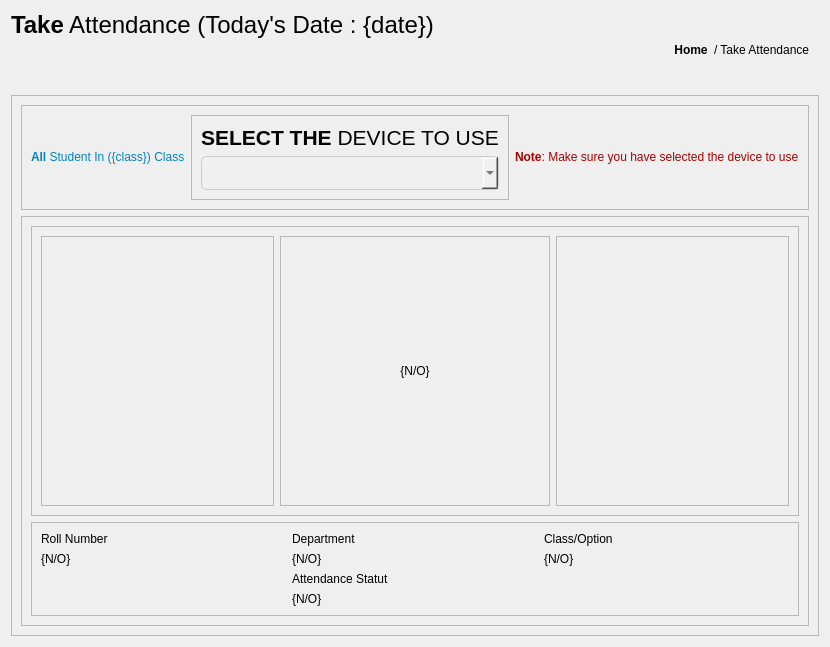
                <widget class="QWidget" name="Take_attendance_page">
                 <property name="sizePolicy">
                  <sizepolicy hsizetype="Expanding" vsizetype="Expanding">
                   <horstretch>0</horstretch>
                   <verstretch>0</verstretch>
                  </sizepolicy>
                 </property>
                 <layout class="QVBoxLayout" name="verticalLayout_66">
                  <item>
                   <widget class="QFrame" name="frame_143">
                    <property name="frameShape">
                     <enum>QFrame::Shape::NoFrame</enum>
                    </property>
                    <property name="frameShadow">
                     <enum>QFrame::Shadow::Raised</enum>
                    </property>
                    <layout class="QHBoxLayout" name="horizontalLayout_68">
                     <property name="spacing">
                      <number>0</number>
                     </property>
                     <property name="leftMargin">
                      <number>0</number>
                     </property>
                     <property name="topMargin">
                      <number>0</number>
                     </property>
                     <property name="rightMargin">
                      <number>0</number>
                     </property>
                     <property name="bottomMargin">
                      <number>0</number>
                     </property>
                     <item>
                      <widget class="QFrame" name="frame_144">
                       <property name="frameShape">
                        <enum>QFrame::Shape::NoFrame</enum>
                       </property>
                       <property name="frameShadow">
                        <enum>QFrame::Shadow::Raised</enum>
                       </property>
                       <layout class="QVBoxLayout" name="verticalLayout_65">
                        <property name="spacing">
                         <number>0</number>
                        </property>
                        <property name="leftMargin">
                         <number>0</number>
                        </property>
                        <property name="topMargin">
                         <number>0</number>
                        </property>
                        <property name="rightMargin">
                         <number>0</number>
                        </property>
                        <property name="bottomMargin">
                         <number>0</number>
                        </property>
                        <item alignment="Qt::AlignmentFlag::AlignLeft|Qt::AlignmentFlag::AlignTop">
                         <widget class="QLabel" name="teacher_m_title_lbl_2">
                          <property name="text">
                           <string>&lt;html&gt;&lt;head/&gt;&lt;body&gt;&lt;p&gt;&lt;span style=&quot; font-size:18pt; font-weight:600;&quot;&gt;Take&lt;/span&gt;&lt;span style=&quot; font-size:18pt;&quot;&gt; Attendance (Today's Date : {date})&lt;/span&gt;&lt;/p&gt;&lt;/body&gt;&lt;/html&gt;</string>
                          </property>
                         </widget>
                        </item>
                        <item>
                         <spacer name="verticalSpacer_14">
                          <property name="orientation">
                           <enum>Qt::Orientation::Vertical</enum>
                          </property>
                          <property name="sizeType">
                           <enum>QSizePolicy::Policy::Preferred</enum>
                          </property>
                          <property name="sizeHint" stdset="0">
                           <size>
                            <width>20</width>
                            <height>50</height>
                           </size>
                          </property>
                         </spacer>
                        </item>
                       </layout>
                      </widget>
                     </item>
                     <item>
                      <widget class="QFrame" name="frame_145">
                       <property name="sizePolicy">
                        <sizepolicy hsizetype="Expanding" vsizetype="Preferred">
                         <horstretch>0</horstretch>
                         <verstretch>0</verstretch>
                        </sizepolicy>
                       </property>
                       <property name="frameShape">
                        <enum>QFrame::Shape::NoFrame</enum>
                       </property>
                       <property name="frameShadow">
                        <enum>QFrame::Shadow::Raised</enum>
                       </property>
                      </widget>
                     </item>
                     <item>
                      <widget class="QFrame" name="frame_146">
                       <property name="frameShape">
                        <enum>QFrame::Shape::NoFrame</enum>
                       </property>
                       <property name="frameShadow">
                        <enum>QFrame::Shadow::Raised</enum>
                       </property>
                       <layout class="QHBoxLayout" name="horizontalLayout_69">
                        <item>
                         <widget class="QPushButton" name="takeAttendGoHome_button">
                          <property name="font">
                           <font>
                            <bold>true</bold>
                           </font>
                          </property>
                          <property name="styleSheet">
                           <string notr="true">border:none;
background-color:none;</string>
                          </property>
                          <property name="text">
                           <string>Home</string>
                          </property>
                         </widget>
                        </item>
                        <item>
                         <widget class="QLabel" name="label_141">
                          <property name="text">
                           <string>&lt;html&gt;&lt;head/&gt;&lt;body&gt;&lt;p&gt;/ Take Attendance&lt;/p&gt;&lt;/body&gt;&lt;/html&gt;</string>
                          </property>
                         </widget>
                        </item>
                       </layout>
                      </widget>
                     </item>
                    </layout>
                   </widget>
                  </item>
                  <item>
                   <widget class="QFrame" name="frame_126">
                    <property name="sizePolicy">
                     <sizepolicy hsizetype="Expanding" vsizetype="Expanding">
                      <horstretch>0</horstretch>
                      <verstretch>0</verstretch>
                     </sizepolicy>
                    </property>
                    <property name="frameShape">
                     <enum>QFrame::Shape::StyledPanel</enum>
                    </property>
                    <property name="frameShadow">
                     <enum>QFrame::Shadow::Raised</enum>
                    </property>
                    <layout class="QVBoxLayout" name="verticalLayout_67">
                     <item>
                      <widget class="QFrame" name="frame_127">
                       <property name="frameShape">
                        <enum>QFrame::Shape::StyledPanel</enum>
                       </property>
                       <property name="frameShadow">
                        <enum>QFrame::Shadow::Raised</enum>
                       </property>
                       <layout class="QHBoxLayout" name="horizontalLayout_61">
                        <item>
                         <widget class="QLabel" name="label_118">
                          <property name="text">
                           <string>&lt;html&gt;&lt;head/&gt;&lt;body&gt;&lt;p&gt;&lt;span style=&quot; font-weight:600; color:#0083c5;&quot;&gt;All&lt;/span&gt;&lt;span style=&quot; color:#0083c5;&quot;&gt; Student In ({class}) Class&lt;/span&gt;&lt;/p&gt;&lt;/body&gt;&lt;/html&gt;</string>
                          </property>
                         </widget>
                        </item>
                        <item>
                         <widget class="QFrame" name="frame_148">
                          <property name="sizePolicy">
                           <sizepolicy hsizetype="Expanding" vsizetype="Preferred">
                            <horstretch>0</horstretch>
                            <verstretch>0</verstretch>
                           </sizepolicy>
                          </property>
                          <property name="frameShape">
                           <enum>QFrame::Shape::StyledPanel</enum>
                          </property>
                          <property name="frameShadow">
                           <enum>QFrame::Shadow::Raised</enum>
                          </property>
                          <layout class="QVBoxLayout" name="verticalLayout_68">
                           <item>
                            <widget class="QLabel" name="label_120">
                             <property name="text">
                              <string>&lt;html&gt;&lt;head/&gt;&lt;body&gt;&lt;p align=&quot;center&quot;&gt;&lt;span style=&quot; font-size:16pt; font-weight:600;&quot;&gt;SELECT THE &lt;/span&gt;&lt;span style=&quot; font-size:16pt;&quot;&gt;DEVICE TO USE&lt;/span&gt;&lt;/p&gt;&lt;/body&gt;&lt;/html&gt;</string>
                             </property>
                            </widget>
                           </item>
                           <item>
                            <widget class="QComboBox" name="available_devices_combo">
                             <property name="styleSheet">
                              <string notr="true">background-color: #f0f0f0;
	border: 1px solid #ccc;
	border-radius: 5px;
	padding: 8px;
	color: #333;</string>
                             </property>
                            </widget>
                           </item>
                          </layout>
                         </widget>
                        </item>
                        <item>
                         <widget class="QLabel" name="label_119">
                          <property name="text">
                           <string>&lt;html&gt;&lt;head/&gt;&lt;body&gt;&lt;p&gt;&lt;span style=&quot; font-weight:600; color:#aa0000;&quot;&gt;Note&lt;/span&gt;&lt;span style=&quot; color:#aa0000;&quot;&gt;: Make sure you have selected the device to use&lt;/span&gt;&lt;/p&gt;&lt;/body&gt;&lt;/html&gt;</string>
                          </property>
                         </widget>
                        </item>
                       </layout>
                      </widget>
                     </item>
                     <item>
                      <widget class="QFrame" name="frame_147">
                       <property name="sizePolicy">
                        <sizepolicy hsizetype="Expanding" vsizetype="Expanding">
                         <horstretch>0</horstretch>
                         <verstretch>0</verstretch>
                        </sizepolicy>
                       </property>
                       <property name="frameShape">
                        <enum>QFrame::Shape::StyledPanel</enum>
                       </property>
                       <property name="frameShadow">
                        <enum>QFrame::Shadow::Raised</enum>
                       </property>
                       <layout class="QVBoxLayout" name="verticalLayout_69">
                        <item>
                         <widget class="QFrame" name="frame_149">
                          <property name="frameShape">
                           <enum>QFrame::Shape::StyledPanel</enum>
                          </property>
                          <property name="frameShadow">
                           <enum>QFrame::Shadow::Raised</enum>
                          </property>
                          <layout class="QHBoxLayout" name="horizontalLayout_70">
                           <item>
                            <widget class="QFrame" name="frame_151">
                             <property name="sizePolicy">
                              <sizepolicy hsizetype="Expanding" vsizetype="Preferred">
                               <horstretch>0</horstretch>
                               <verstretch>0</verstretch>
                              </sizepolicy>
                             </property>
                             <property name="frameShape">
                              <enum>QFrame::Shape::StyledPanel</enum>
                             </property>
                             <property name="frameShadow">
                              <enum>QFrame::Shadow::Raised</enum>
                             </property>
                            </widget>
                           </item>
                           <item>
                            <widget class="QFrame" name="frame_152">
                             <property name="frameShape">
                              <enum>QFrame::Shape::StyledPanel</enum>
                             </property>
                             <property name="frameShadow">
                              <enum>QFrame::Shadow::Raised</enum>
                             </property>
                             <layout class="QHBoxLayout" name="horizontalLayout_71">
                              <item alignment="Qt::AlignmentFlag::AlignHCenter|Qt::AlignmentFlag::AlignVCenter">
                               <widget class="QLabel" name="label_121">
                                <property name="minimumSize">
                                 <size>
                                  <width>250</width>
                                  <height>250</height>
                                 </size>
                                </property>
                                <property name="maximumSize">
                                 <size>
                                  <width>250</width>
                                  <height>250</height>
                                 </size>
                                </property>
                                <property name="text">
                                 <string>&lt;html&gt;&lt;head/&gt;&lt;body&gt;&lt;p align=&quot;center&quot;&gt;{N/O}&lt;/p&gt;&lt;/body&gt;&lt;/html&gt;</string>
                                </property>
                               </widget>
                              </item>
                             </layout>
                            </widget>
                           </item>
                           <item>
                            <widget class="QFrame" name="frame_153">
                             <property name="sizePolicy">
                              <sizepolicy hsizetype="Expanding" vsizetype="Preferred">
                               <horstretch>0</horstretch>
                               <verstretch>0</verstretch>
                              </sizepolicy>
                             </property>
                             <property name="frameShape">
                              <enum>QFrame::Shape::StyledPanel</enum>
                             </property>
                             <property name="frameShadow">
                              <enum>QFrame::Shadow::Raised</enum>
                             </property>
                            </widget>
                           </item>
                          </layout>
                         </widget>
                        </item>
                        <item>
                         <widget class="QFrame" name="frame_150">
                          <property name="frameShape">
                           <enum>QFrame::Shape::StyledPanel</enum>
                          </property>
                          <property name="frameShadow">
                           <enum>QFrame::Shadow::Raised</enum>
                          </property>
                          <layout class="QGridLayout" name="gridLayout_3">
                           <item row="1" column="0">
                            <widget class="QLabel" name="attendance_stdnt_number_lbl">
                             <property name="text">
                              <string>{N/O}</string>
                             </property>
                            </widget>
                           </item>
                           <item row="2" column="1">
                            <widget class="QLabel" name="label_142">
                             <property name="text">
                              <string>Attendance Statut</string>
                             </property>
                            </widget>
                           </item>
                           <item row="0" column="1">
                            <widget class="QLabel" name="label_123">
                             <property name="text">
                              <string>Department</string>
                             </property>
                            </widget>
                           </item>
                           <item row="0" column="0">
                            <widget class="QLabel" name="label_122">
                             <property name="text">
                              <string>Roll Number</string>
                             </property>
                            </widget>
                           </item>
                           <item row="1" column="2">
                            <widget class="QLabel" name="attendance_student_class_option_lbl">
                             <property name="text">
                              <string>{N/O}</string>
                             </property>
                            </widget>
                           </item>
                           <item row="1" column="1">
                            <widget class="QLabel" name="atendance_student_dep_lbl">
                             <property name="text">
                              <string>{N/O}</string>
                             </property>
                            </widget>
                           </item>
                           <item row="0" column="2">
                            <widget class="QLabel" name="label_124">
                             <property name="text">
                              <string>Class/Option</string>
                             </property>
                            </widget>
                           </item>
                           <item row="3" column="1">
                            <widget class="QLabel" name="attendance_student_status">
                             <property name="text">
                              <string>{N/O}</string>
                             </property>
                            </widget>
                           </item>
                          </layout>
                         </widget>
                        </item>
                       </layout>
                      </widget>
                     </item>
                    </layout>
                   </widget>
                  </item>
                 </layout>
                </widget>
